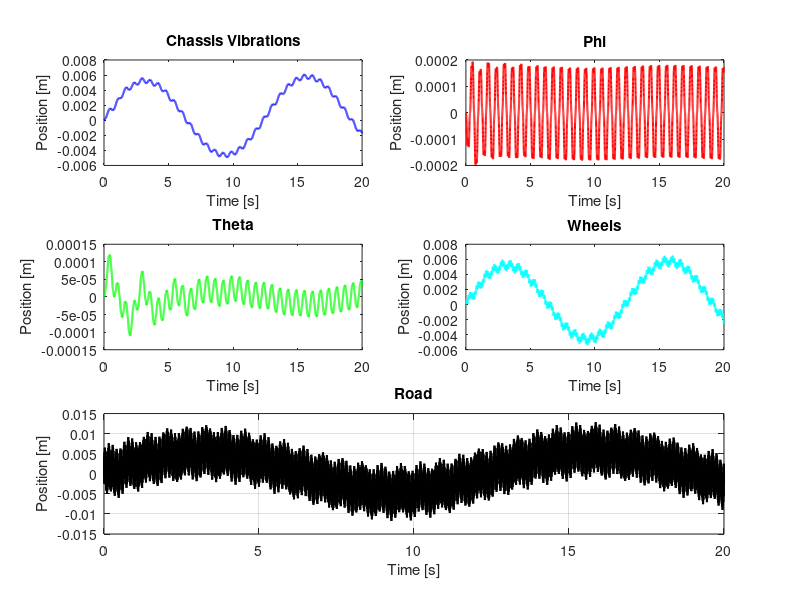

MATLAB code to generate this figure:
% -----------------------------------------------------------------------------
% MECH463 Car Project
%
%
% Author: Markos    Date: 2021-11-23
% -----------------------------------------------------------------------------
%
% -----------------------------------------------------------------------------
%
% Sample calls: Just run it lol
% R = @(t) (0.001*sin(0.05*t) + 0.005*sin(0.5*t) + ...
%     0.001*sin(10*t) + 0.002*sin(50*t) + 0.0001*sin(100*t) + ...
%     0.0003*sin(250*t) +  0.004*sin(500*t));
%
% plot(t, R(t), 'r-')
%
% x_init = [0.05; -0.05; -0.05; 0; 0; 0; 0];
% v_init = [-0.1; 0.1; 0.1; 0; 0; 0; 0];
%
% x_init = [0; 0; 0; 0; 0; 0; 0];
% v_init = [0; 0; 0; 0; 0; 0; 0];
%
% -----------------------------------------------------------------------------
%

clc; clear; close;
fprintf("Start program!");

% Physical Paraments
m_car = 1000;   % [kg]
l_car = 4.7;    % [m]
w_car = 1.7;    % [m]
h_car = 1.7;    % [m]
c = 1000;       % [Ns/m]
kf = 10000;     % [N/m]
kr = 10000;     % [N/m]
kt = 10000;     % [N/m]
m_t = 12;       % [kg]

% Computed physical parameters
a1 = 0.6*l_car;
a2 = l_car - a1;
b1 = 0.6*w_car;
b2 = w_car - b1;
I_y = (1/12) * m_car * (w_car^2 + h_car^2);
I_z = (1/12) * m_car * (l_car^2 + h_car^2);
fprintf('\nI_y = %f', I_y);
fprintf('\nI_z = %f', I_z);

% Initial conditions
% x, phi, theta, xa, xb, xc, xd
x_init = [0; 0; 0; 0; 0; 0; 0];
v_init = [0; 0; 0; 0; 0; 0; 0];

% Mass, damping, stiffness matrix
M = [m_car, 0, 0, 0, 0, 0, 0; ...
     0, I_y, 0, 0, 0, 0, 0; ...
     0, 0, I_z, 0, 0, 0, 0; ...
     0, 0, 0, m_t, 0, 0, 0; ...
     0, 0, 0, 0, m_t, 0, 0; ...
     0, 0, 0, 0, 0, m_t, 0; ...
     0, 0, 0, 0, 0, 0, m_t];

C = [4*c, 2*c*(a2 - a1), 2*c*(b2 - b1), -c, -c, -c, -c; ...
     2*c*(a2 - a1), 2*c*(a2^2 + a1^2), c*(b1*a2 + b2*a1 - b1*a1 - b2*a2), c*a1, c*a1, -c*a2, -c*a2; ...
     2*c*(b1 - b2), c*(a2*b1 + a1*b2 - a1*b1 - a2*b2), 2*c*(b1^2 + b2^2), c*b2, -c*b1, -c*b1, c*b2; ...
     -c, c*a1, c*b2, c, 0, 0, 0; ...
     -c, c*a1, -c*b1, 0, c, 0, 0; ...
     -c, -c*a2, -c*b1, 0, 0, c, 0; ...
     -c, -c*a2, c*b2, 0, 0, 0, c];

K = [2*(kf + kr), 2*(kr*a2 - kf*a1), (kf + kr)*(b1 - b2), -kf, -kf, -kr, -kr; ...
     2*(kr*a2 - kf*a1), 2*(kf*a1^2 + kr*a2^2), (kr*b1*a2 + kf*b2*a1 - kr*b2*a2 - kf*b1*a1), kf*a1, kf*a1, -kr*a2, -kr*a2; ...
     (kf + kr)*(b1 - b2), (kr*a2*b1 + kf*a1*b1 - kf*a1*b1 - kr*a2*b2), (kf + kr)*(b1^2 + b2^2), kf*b2, -kf*b1, -kr*b1, kr*b2; ...
     -kf, kf*a1, kf*b2, (kt + kf), 0, 0, 0; ...
     -kf, kf*a1, -kf*b1, 0, (kt + kf), 0, 0; ...
     -kr, -kr*a2, -kr*b1, 0, 0, (kt + kr), 0; ...
     -kr, -kr*a2, kr*b2, 0, 0, 0, (kt + kr)];

% Cast the system into state space
A_ss = [zeros(7, 7), eye(7, 7); -inv(M)*K, -inv(M)*C];
B_ss = [zeros(7, 7); inv(M)];
C_ss = [eye(7, 7), zeros(7, 7)];
D_ss = zeros(7, 7);

% Generate the state space model
ss_model = ss(A_ss, B_ss, C_ss, D_ss);

% Define time range, intitial conditions
t = linspace(0, 20, 10E3);
x_0 = [x_init; v_init];

% Set up the forcing function
base_motion = (0.001*sin(0.05*t) + 0.005*sin(0.5*t) + ...
          0.001*sin(10*t) + 0.002*sin(50*t) + 0.0001*sin(100*t) + ...
          0.0003*sin(250*t) +  0.004*sin(500*t));

forcing_fxn = kt * base_motion;

F_t = [zeros(1,length(t)); ...
       zeros(1,length(t)); ...
       zeros(1,length(t)); ...
       forcing_fxn; ...
       forcing_fxn; ...
       forcing_fxn; ...
       forcing_fxn];

% Solve for output
x = lsim(ss_model, F_t, t, x_0);

% Plot results
hold on;
subplot(3, 2, 1);
plot(t, x(:, 1), 'b', 'LineWidth', 1.5); % Chassis
%plot(t, base_motion, 'k'); % Plot the input
xlabel("Time [s]");
ylabel("Position [m]");
title("Chassis Vibrations");

subplot(3, 2, 2);
plot(t, x(:, 2), 'r', 'LineWidth', 1.5); % Phi
%plot(t, base_motion, 'k'); % Plot the input
xlabel("Time [s]");
ylabel("Position [m]");
title("Phi");

subplot(3, 2, 3);
plot(t, x(:, 3), 'g', 'LineWidth', 1.5); % Theta
%plot(t, base_motion, 'k'); % Plot the input
xlabel("Time [s]");
ylabel("Position [m]");
title("Theta");

subplot(3, 2, 4);
plot(t, x(:, 4), 'c', 'LineWidth', 1.5); % Wheel A
plot(t, x(:, 5), 'c', 'LineWidth', 1.5); % Wheel B
plot(t, x(:, 6), 'c', 'LineWidth', 1.5); % Wheel C
plot(t, x(:, 7), 'c', 'LineWidth', 1.5); % Wheel D
%plot(t, base_motion, 'k'); % Plot the input
xlabel("Time [s]");
ylabel("Position [m]");
title("Wheels");

subplot(3, 2, [5, 6]);
plot(t, base_motion, 'k', 'LineWidth', 1.5); % Road
xlabel("Time [s]");
ylabel("Position [m]");
title("Road");

grid on;
hold off;

% Determine max magnitude of chassis displacement
fprintf("\nMax displacement: %0.4f [mm]", (max(x(:, 1))*1000))

fprintf("\nEnd Program!");

